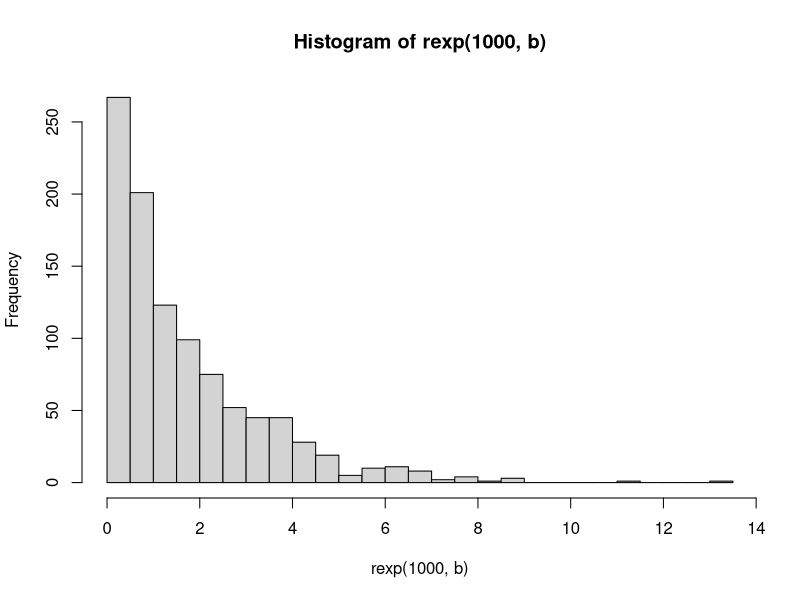
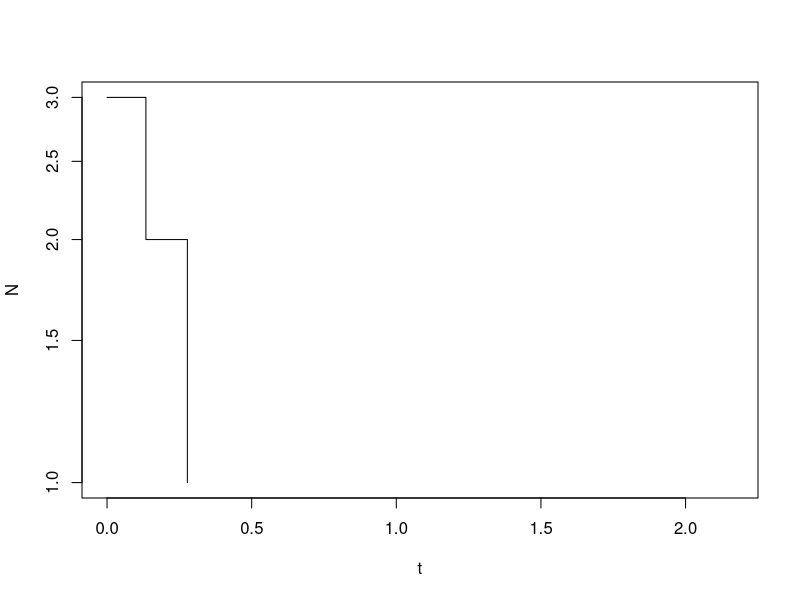
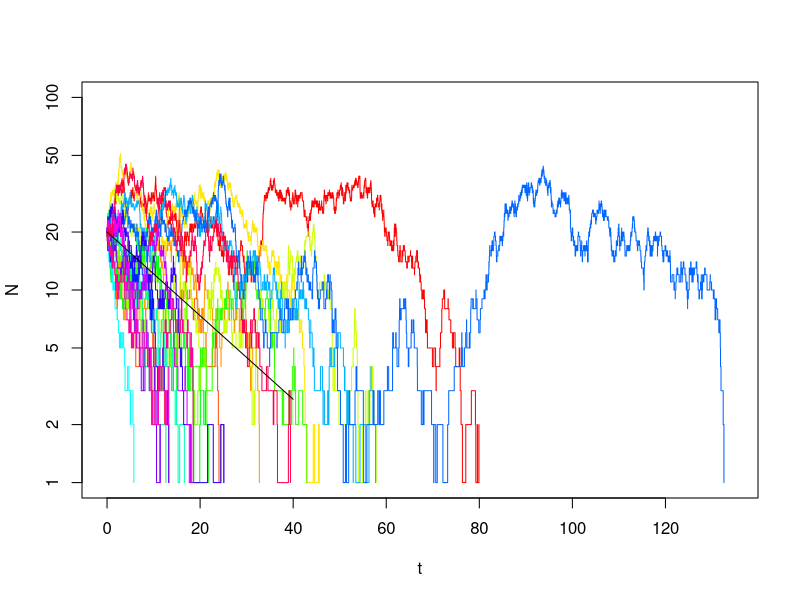
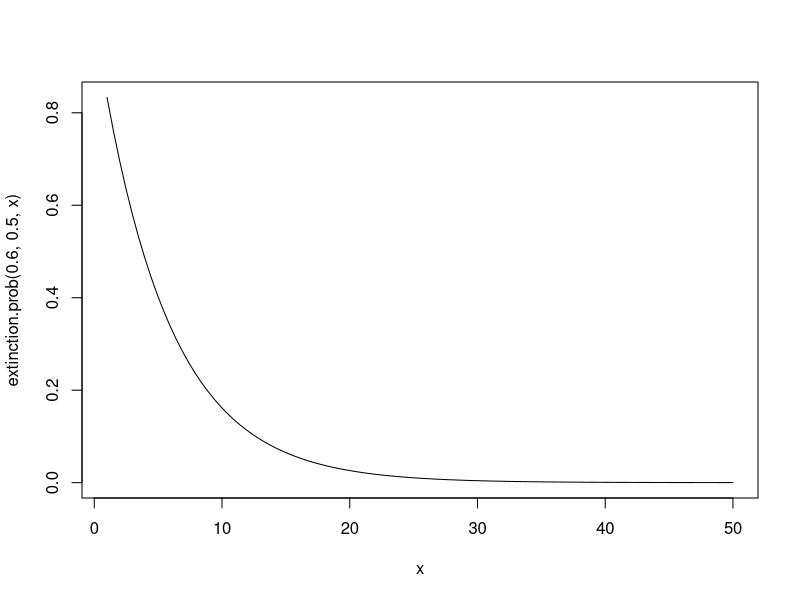
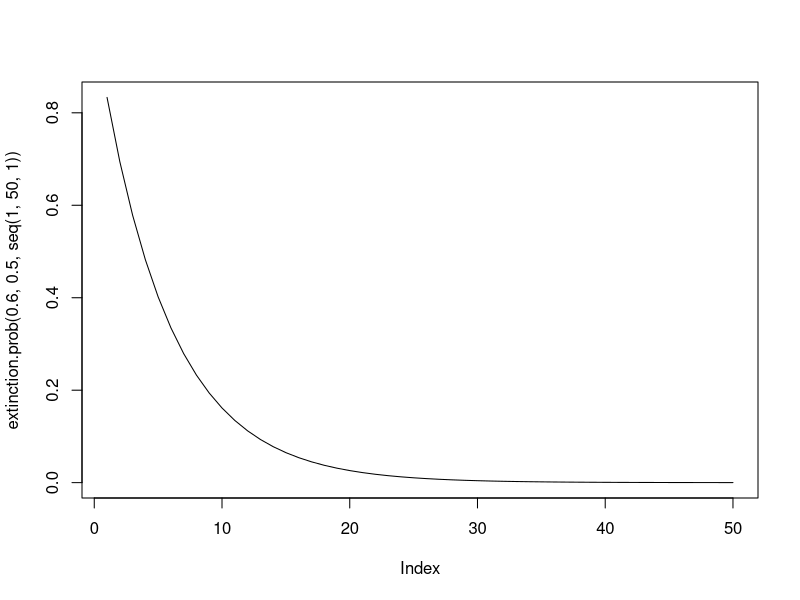

Reproduce these figures in R, in order.
mean(rbinom(1090, 2, 0.85))/2

rpois(10, 2)

runif(10, 1, 2)

rnorm(10, 2, 5)

rep(1/6, 6)

b <- 0.6
d <- 0.5
events <-c(-1, 1)
probabilities <- c(d/(d + b), b/(d + b))

hist(rexp(1000, b), 20)

sample(events, 10, replace = TRUE, probabilities)

sum(sample(1:6, 2, replace = TRUE, rep(1/6, 6)))




probabilities <- c(d/(d + b), b/(d + b))

Nmax <- 100
b <- 0.6
d <- 0.5
N0 <- 3

dem.stoch <- function(b, d, N0, Nmax){
  probabilities <- c(d/(d + b), b/(d + b))
  t <- 0
  N <- N0
  output <- data.frame(t, N)

  while (N > 0 & N < Nmax) {
    dt <- rexp(1, N*(b + d))
    t <- t + dt
    event <- sample(c(-1, 1), 1, replace = TRUE, probabilities)
    N <- N + event
    output <- rbind(output, c(t, N))
  }
  output
}

data <- dem.stoch(b = 0.6, d = 0.5, N0 = 3, Nmax = 100)

plot(data, type = "s", log = "y")

sim <- 20
data <- list()

for (i in 1:sim) {
  data[[i]] <- dem.stoch(b = 0.45, d = 0.5, N0 = 20, Nmax = 100)
}

maxtime <- c()
for (i in 1:sim) {
  maxtime[i] <- max(data[[i]][1])
  }
maxmaxtime <- max(maxtime)

colors <- rainbow(sim)

plot(data[[1]], log = "y", type = "s", xlim = c(0, maxmaxtime), ylim = c(1, 100), col = colors[1])
for (i in 2:sim) {
  lines(data[[i]], type = "s", col = colors[i]) 
}

exp.growth <- function(t, b, d, N0){
  N0*exp((b-d)*t)
}

curve(exp.growth(x, b = 0.45, d = 0.5, N0 = 20), from = 0, to = 40, add = TRUE)

(0.5/0.6)^20

extinction.prob <- function(b, d, N0){
  (d / b)^N0
}

curve(extinction.prob(0.6, 0.5, x), 1, 50)

plot(extinction.prob(0.6, 0.5, seq(1,50, 1)), type = "l")
